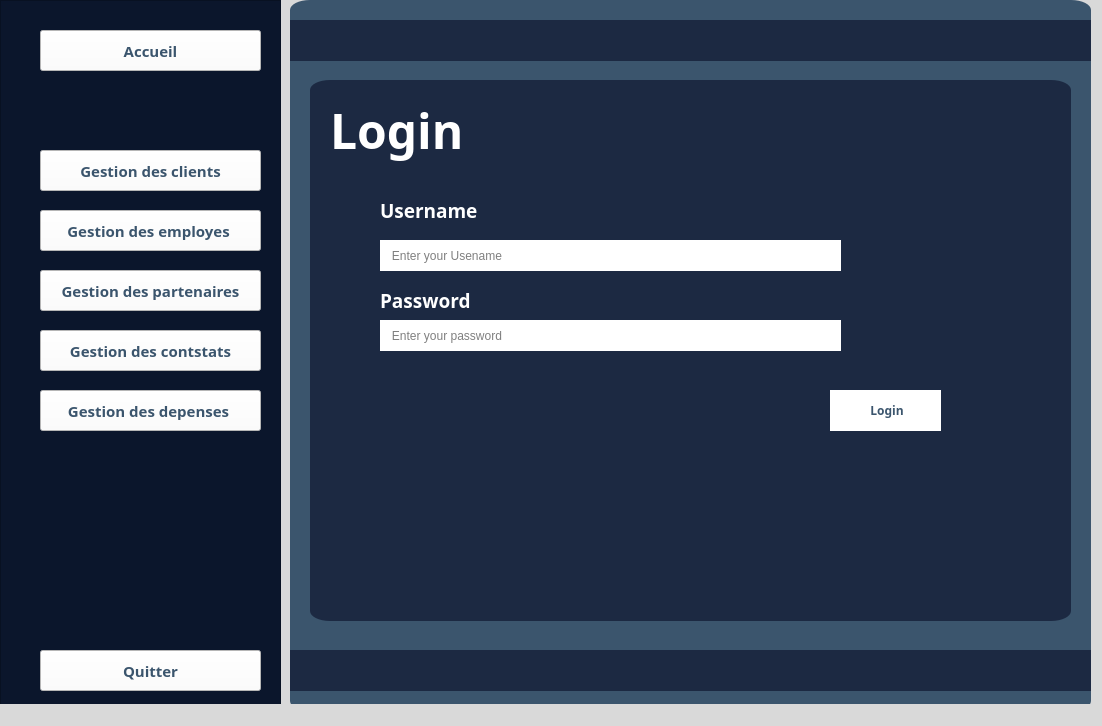
<?xml version="1.0" encoding="UTF-8"?>
<ui version="4.0">
 <class>MainWindow</class>
 <widget class="QMainWindow" name="MainWindow">
  <property name="geometry">
   <rect>
    <x>0</x>
    <y>0</y>
    <width>1102</width>
    <height>726</height>
   </rect>
  </property>
  <property name="windowTitle">
   <string>MainWindow</string>
  </property>
  <property name="styleSheet">
   <string notr="true">background-color: rgb(217, 217, 217);</string>
  </property>
  <widget class="QWidget" name="centralwidget">
   <widget class="QFrame" name="frame">
    <property name="geometry">
     <rect>
      <x>0</x>
      <y>0</y>
      <width>281</width>
      <height>791</height>
     </rect>
    </property>
    <property name="styleSheet">
     <string notr="true">background-color: rgb(11, 22, 44);</string>
    </property>
    <property name="frameShape">
     <enum>QFrame::StyledPanel</enum>
    </property>
    <property name="frameShadow">
     <enum>QFrame::Raised</enum>
    </property>
    <widget class="QPushButton" name="pushButton_3">
     <property name="geometry">
      <rect>
       <x>40</x>
       <y>210</y>
       <width>221</width>
       <height>41</height>
      </rect>
     </property>
     <property name="font">
      <font>
       <family>Segoe Print</family>
       <pointsize>11</pointsize>
       <bold>true</bold>
      </font>
     </property>
     <property name="styleSheet">
      <string notr="true">background-color: rgb(255, 255, 255);
color: rgb(59, 85, 109);
</string>
     </property>
     <property name="text">
      <string>Gestion des employes </string>
     </property>
    </widget>
    <widget class="QPushButton" name="pushButton_10">
     <property name="geometry">
      <rect>
       <x>40</x>
       <y>150</y>
       <width>221</width>
       <height>41</height>
      </rect>
     </property>
     <property name="font">
      <font>
       <family>Segoe Print</family>
       <pointsize>11</pointsize>
       <bold>true</bold>
      </font>
     </property>
     <property name="styleSheet">
      <string notr="true">background-color: rgb(255, 255, 255);
color: rgb(59, 85, 109);
</string>
     </property>
     <property name="text">
      <string>Gestion des clients</string>
     </property>
    </widget>
    <widget class="QPushButton" name="pushButton_4">
     <property name="geometry">
      <rect>
       <x>40</x>
       <y>270</y>
       <width>221</width>
       <height>41</height>
      </rect>
     </property>
     <property name="font">
      <font>
       <family>Segoe Print</family>
       <pointsize>11</pointsize>
       <bold>true</bold>
      </font>
     </property>
     <property name="styleSheet">
      <string notr="true">background-color: rgb(255, 255, 255);
color: rgb(59, 85, 109);
</string>
     </property>
     <property name="text">
      <string>Gestion des partenaires</string>
     </property>
    </widget>
    <widget class="QPushButton" name="pushButton_5">
     <property name="geometry">
      <rect>
       <x>40</x>
       <y>330</y>
       <width>221</width>
       <height>41</height>
      </rect>
     </property>
     <property name="font">
      <font>
       <family>Segoe Print</family>
       <pointsize>11</pointsize>
       <bold>true</bold>
      </font>
     </property>
     <property name="styleSheet">
      <string notr="true">background-color: rgb(255, 255, 255);
color: rgb(59, 85, 109);
</string>
     </property>
     <property name="text">
      <string>Gestion des contstats</string>
     </property>
    </widget>
    <widget class="QPushButton" name="pushButton_6">
     <property name="geometry">
      <rect>
       <x>40</x>
       <y>390</y>
       <width>221</width>
       <height>41</height>
      </rect>
     </property>
     <property name="font">
      <font>
       <family>Segoe Print</family>
       <pointsize>11</pointsize>
       <bold>true</bold>
      </font>
     </property>
     <property name="styleSheet">
      <string notr="true">background-color: rgb(255, 255, 255);
color: rgb(59, 85, 109);
</string>
     </property>
     <property name="text">
      <string>Gestion des depenses </string>
     </property>
    </widget>
    <widget class="QPushButton" name="pushButton_7">
     <property name="geometry">
      <rect>
       <x>40</x>
       <y>650</y>
       <width>221</width>
       <height>41</height>
      </rect>
     </property>
     <property name="font">
      <font>
       <family>Segoe Print</family>
       <pointsize>11</pointsize>
       <bold>true</bold>
      </font>
     </property>
     <property name="styleSheet">
      <string notr="true">background-color: rgb(255, 255, 255);
color: rgb(59, 85, 109);
</string>
     </property>
     <property name="text">
      <string>Quitter</string>
     </property>
    </widget>
    <widget class="QPushButton" name="pushButton_9">
     <property name="geometry">
      <rect>
       <x>40</x>
       <y>30</y>
       <width>221</width>
       <height>41</height>
      </rect>
     </property>
     <property name="font">
      <font>
       <family>Segoe Print</family>
       <pointsize>11</pointsize>
       <bold>true</bold>
      </font>
     </property>
     <property name="styleSheet">
      <string notr="true">background-color: rgb(255, 255, 255);
color: rgb(59, 85, 109);
</string>
     </property>
     <property name="text">
      <string>Accueil</string>
     </property>
    </widget>
   </widget>
   <widget class="QWidget" name="widget" native="true">
    <property name="geometry">
     <rect>
      <x>290</x>
      <y>0</y>
      <width>801</width>
      <height>711</height>
     </rect>
    </property>
    <property name="styleSheet">
     <string notr="true">/* background-color: rgb(95, 194, 186);*/
background-color: rgb(59, 85, 109);
border-radius: 20px 10px 30px 25px;
</string>
    </property>
    <widget class="QFrame" name="frame_2">
     <property name="geometry">
      <rect>
       <x>-30</x>
       <y>20</y>
       <width>851</width>
       <height>41</height>
      </rect>
     </property>
     <property name="styleSheet">
      <string notr="true">background-color: rgb(28, 41, 66);

</string>
     </property>
     <property name="frameShape">
      <enum>QFrame::StyledPanel</enum>
     </property>
     <property name="frameShadow">
      <enum>QFrame::Raised</enum>
     </property>
    </widget>
    <widget class="QWidget" name="label_pic" native="true">
     <property name="geometry">
      <rect>
       <x>20</x>
       <y>80</y>
       <width>761</width>
       <height>541</height>
      </rect>
     </property>
     <property name="styleSheet">
      <string notr="true">background-color: rgb(28, 41, 66);

</string>
     </property>
     <widget class="QLabel" name="label">
      <property name="geometry">
       <rect>
        <x>20</x>
        <y>0</y>
        <width>211</width>
        <height>101</height>
       </rect>
      </property>
      <property name="font">
       <font>
        <family>Sitka Display Semibold</family>
        <pointsize>36</pointsize>
        <italic>false</italic>
        <bold>true</bold>
       </font>
      </property>
      <property name="styleSheet">
       <string notr="true">color: rgb(255, 255, 255);</string>
      </property>
      <property name="text">
       <string>Login</string>
      </property>
     </widget>
     <widget class="QLineEdit" name="lineEdit">
      <property name="geometry">
       <rect>
        <x>70</x>
        <y>160</y>
        <width>461</width>
        <height>31</height>
       </rect>
      </property>
      <property name="styleSheet">
       <string notr="true">background-color: rgb(255, 255, 255);
border-radius: 0;</string>
      </property>
      <property name="placeholderText">
       <string>   Enter your Usename</string>
      </property>
     </widget>
     <widget class="QLineEdit" name="lineEdit_2">
      <property name="geometry">
       <rect>
        <x>70</x>
        <y>240</y>
        <width>461</width>
        <height>31</height>
       </rect>
      </property>
      <property name="styleSheet">
       <string notr="true">background-color: rgb(255, 255, 255);
border-radius: 0;</string>
      </property>
      <property name="placeholderText">
       <string>   Enter your password</string>
      </property>
     </widget>
     <widget class="QLabel" name="label_2">
      <property name="geometry">
       <rect>
        <x>70</x>
        <y>120</y>
        <width>191</width>
        <height>21</height>
       </rect>
      </property>
      <property name="font">
       <font>
        <family>Sitka Display Semibold</family>
        <pointsize>14</pointsize>
        <italic>false</italic>
        <bold>true</bold>
       </font>
      </property>
      <property name="styleSheet">
       <string notr="true">color: rgb(255, 255, 255);</string>
      </property>
      <property name="text">
       <string>Username</string>
      </property>
     </widget>
     <widget class="QLabel" name="label_3">
      <property name="geometry">
       <rect>
        <x>70</x>
        <y>210</y>
        <width>191</width>
        <height>21</height>
       </rect>
      </property>
      <property name="font">
       <font>
        <family>Sitka Display Semibold</family>
        <pointsize>14</pointsize>
        <italic>false</italic>
        <bold>true</bold>
       </font>
      </property>
      <property name="styleSheet">
       <string notr="true">color: rgb(255, 255, 255);</string>
      </property>
      <property name="text">
       <string>Password</string>
      </property>
     </widget>
     <widget class="QPushButton" name="pushButton_8">
      <property name="geometry">
       <rect>
        <x>520</x>
        <y>310</y>
        <width>111</width>
        <height>41</height>
       </rect>
      </property>
      <property name="font">
       <font>
        <family>Sitka Display Semibold</family>
        <bold>true</bold>
       </font>
      </property>
      <property name="styleSheet">
       <string notr="true">background-color: rgb(255, 255, 255);
border-radius: 0;
color: rgb(59, 85, 109);
</string>
      </property>
      <property name="text">
       <string> Login</string>
      </property>
      <property name="icon">
       <iconset>
        <normaloff>../../../Pictures/6681204.png</normaloff>../../../Pictures/6681204.png</iconset>
      </property>
     </widget>
    </widget>
    <widget class="QFrame" name="frame_3">
     <property name="geometry">
      <rect>
       <x>-30</x>
       <y>650</y>
       <width>871</width>
       <height>41</height>
      </rect>
     </property>
     <property name="styleSheet">
      <string notr="true">background-color: rgb(28, 41, 66);
</string>
     </property>
     <property name="frameShape">
      <enum>QFrame::StyledPanel</enum>
     </property>
     <property name="frameShadow">
      <enum>QFrame::Raised</enum>
     </property>
    </widget>
   </widget>
  </widget>
  <widget class="QStatusBar" name="statusbar"/>
 </widget>
 <resources/>
 <connections/>
</ui>
